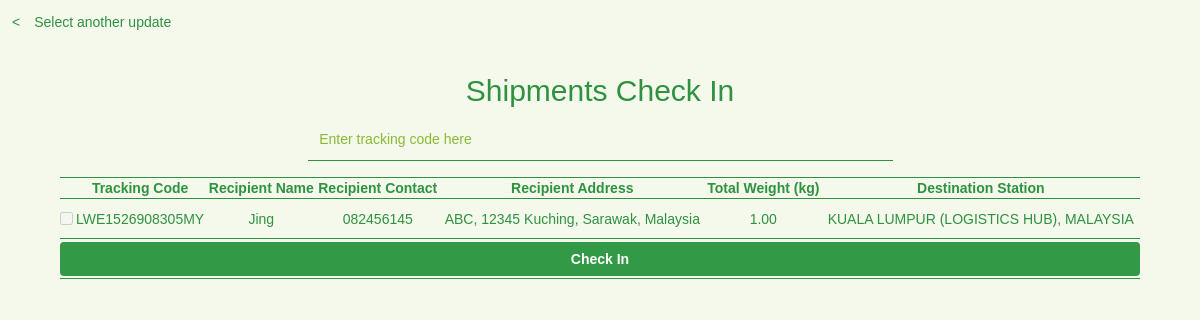
/admin/checkin.php (signed in), run on the app's committed database.
### tables this page shows
CREATE TABLE `shipping` (
  `shipping_id` int(11) NOT NULL AUTO_INCREMENT,
  `user_id` int(11) NOT NULL,
  `recipient_name` varchar(50) NOT NULL,
  `recipient_contact` varchar(15) NOT NULL,
  `remark` varchar(255) DEFAULT NULL,
  `address_id` int(11) NOT NULL,
  `weight` decimal(10,2) NOT NULL,
  `price` varchar(20) NOT NULL,
  `status` text NOT NULL,
  `datetime` timestamp NOT NULL DEFAULT CURRENT_TIMESTAMP ON UPDATE CURRENT_TIMESTAMP,
  `tracking_code` varchar(25) DEFAULT NULL,
  `payment_id` int(11) NOT NULL,
  `review` text,
  `top_up_id` varchar(11) DEFAULT NULL,
  `destination_station` varchar(100) NOT NULL,
  PRIMARY KEY (`shipping_id`)
);

CREATE TABLE `address` (
  `address_id` int(11) NOT NULL AUTO_INCREMENT,
  `user_id` int(11) NOT NULL,
  `address` varchar(100) NOT NULL,
  `state` varchar(100) NOT NULL,
  `city` varchar(100) NOT NULL,
  `country` varchar(50) NOT NULL,
  `postcode` int(11) NOT NULL,
  `astatus` varchar(50) NOT NULL,
  PRIMARY KEY (`address_id`)
);

### admin/checkin.php (the view, shortened to what this page needs)
<?php
require_once '../connection/config.php';
$query = "SELECT *
           FROM shipping sh
           JOIN address ad
           ON sh.address_id = ad.address_id
           WHERE sh.status='SHIPMENT REGISTERED'";
$result = mysqli_query($con, $query);
?>
<!DOCTYPE html>
<html>
    <head>
        <link rel="stylesheet" href="https://maxcdn.bootstrapcdn.com/bootstrap/3.3.7/css/bootstrap.min.css">
        <link href="../frameworks/css/style.css" rel="stylesheet"/>
        <link rel="stylesheet" href="https://cdnjs.cloudflare.com/ajax/libs/font-awesome/4.7.0/css/font-awesome.min.css">
    </head>
    <body class="userbg">
        <div class="row updaterow1">
            <div class="col-xs-12 col-md-12 col-lg-12">
                <p>
                    <a href="main.php#adupdate" class="aback">&lt;&emsp;Select another update</a>
                </p>
            </div>
        </div>
        <div class="row userrow2 center" id="updateview">
            <div class="col-xs-12 col-md-12 col-lg-12">
                <h2 class="bigh2 pagetitle hidden-xs hidden-sm">Shipments Check In</h2>
                <div class="row">
                    <div class="col-xs-6 col-md-6 col-lg-6 col-xs-push-6 col-md-push-3 col-lg-push-3 updatecontainer">
                        <p>
                            <input type="text" name="search" class="formfield" placeholder="Enter tracking code here" id="codeinput" required autofocus />
                        </p>
                    </div>
                </div>
                <div class="row">
                    <div class="col-xs-12 col-md-12 col-lg-12 updatecontainer">
                        <form action="checkin.php" method="post">
                            <table class="purchasetable" id="checkintable">
                                <tr>
                                    <th></th>
                                    <th>Tracking Code</th>
                                    <th>Recipient Name</th>
                                    <th>Recipient Contact</th>
                                    <th>Recipient Address</th>
                                    <th>Total Weight (kg)</th>
                                    <th>Destination Station</th>
                                </tr>
                                <?php
                                    if(mysqli_num_rows($result) > 0)
                                    {
                                        while($row = mysqli_fetch_array($result))
                                        {
                                            ?>
                                        <tr class="bodyrow">
                                            <td>
                                                <input type="checkbox" class="trackcheck" name="tcode[]" value="<?php echo $row['tracking_code']?>" disabled />
                                            </td>
                                            <td><?php echo $row['tracking_code']; ?></td>
                                            <td><?php echo $row['recipient_name'];?></td>
                                            <td><?php echo $row['recipient_contact'];?></td>
                                            <td><?php echo $row['address'].", ".$row['postcode']." ".$row['city'].", ".$row['state'].", ".$row['country'];;?></td>
                                            <td><?php echo $row['weight']?></td>
                                            <td><?php echo $row['destination_station']?></td>
                                        </tr>
                                    <?php
                                        }
                                    }
                                    else
                                    {
                                    ?>
                                    <tr>
                                        <td colspan="7">No shipments ready for check in.</td>
                                    </tr>
                                <?php
                                    }
                                ?>
                                <tr>
                                    <td colspan="7">
                                        <input type="submit" class="btn btnAdd" name="checkin" value="Check In" />
                                    </td>
                                </tr>
                            </table>
                        </form>
                    </div>
                </div>
            </div>
        </div>
    </body>
</html>

### frameworks/css/style.css (style rules this page uses)
body { font-family: sans-serif; overflow-x: hidden; min-height: 100vh; }
.userbg { background-color: #f4f9eb; background-image: url(../../resources/img/cityline.png); background-repeat: no-repeat; background-position: bottom; background-size: 75%; }
.center { text-align: center!important; }
.btnAdd, .btnAdd:visited, .btnAdd:active, btnAdd:focus { width: 100%; background: #329a47!important; color: #fff!important; font-weight: bold!important; outline: none!important; }
.aback { color: #fff; font-weight: normal; }
.formfield { width: 100%; border: none; border-bottom: solid 0.5px #fff; background: none; color: #fff; padding: 2%; margin-bottom: 1%; }
.pagetitle { color: #2f9142!important; }
.purchasetable { border-top: solid 1px #2f9142; border-bottom: solid 1px #2f9142; width: 90%; margin: 0 auto; }
.purchasetable th { text-align: center; color: #2f9142; }
.purchasetable tr { border-top: solid 1px #2f9142; border-bottom: solid 1px #2f9142; }
.purchasetable td { text-align: center; color: #2f9142; height: 40px; }
.modal-body .formfield, .updatecontainer .formfield { border-bottom: solid 1px #2f9142!important; color: #8bb836!important; }
.modal-body .formfield::placeholder, .updatecontainer .formfield::placeholder { color: #8bb836!important; }
.updatecontainer { color: #2f9142; }
.updaterow1 { padding: 1% 1%; }
.aback { color: #2f9142; font-weight: normal; }
.formfield::placeholder { color: rgba(255, 255, 255, 0.5); }

### data on the page
shipping: tracking_code "LWE1526908305MY", recipient_name "Jing", recipient_contact "082456145", address.address "ABC", address.postcode "12345", address.city "Kuching", address.state "Sarawak", address.country "Malaysia", weight "1.00", destination_station "KUALA LUMPUR (LOGISTICS HUB), MALAYSIA"
